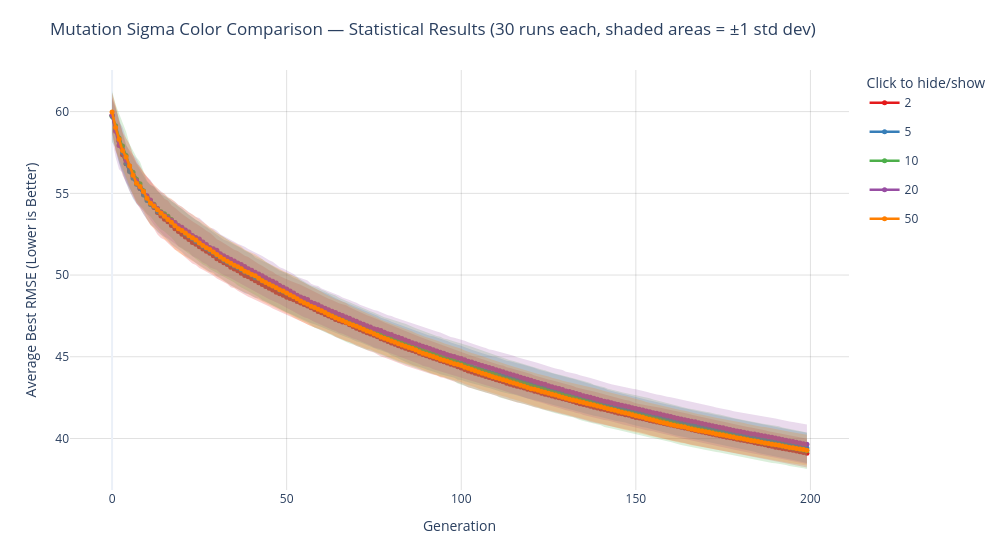

Here is the notebook cell this chart was saved with:
### Code cell
sigma_color = [
    "2",
    "5",
    "10",
    "20",
    "50"
]

plot_statistical_comparison_interactive(
    sigma_color_statistical_comparison,
    labels=sigma_color,
    title="Mutation Sigma Color Comparison — Statistical Results (30 runs each, shaded areas = ±1 std dev)",
)

### Figure 1 — Plotly figure (JSON) as saved in the notebook; plotly's stock layout.template omitted (floating-point values rounded to 4 significant figures; data arrays with more than 128 entries replaced by an {"elided": "..."} marker saying what was removed)
{"data": [{"hoverinfo": "skip", "legendgroup": "2", "line": {"width": 0}, "mode": "lines", "name": "2 std upper", "showlegend": false, "type": "scatter", "x": {"elided": "200 int values"}, "y": {"elided": "200 float values"}}, {"fill": "tonexty", "fillcolor": "rgba(228,26,28, 0.20)", "hoverinfo": "skip", "legendgroup": "2", "line": {"width": 0}, "mode": "lines", "name": "2 std band", "showlegend": false, "type": "scatter", "x": {"elided": "200 int values"}, "y": {"elided": "200 float values"}}, {"customdata": {"elided": "200x1 float values"}, "hovertemplate": "Generation: %{x}<br>Mean: %{y:.5f}<br>Std: %{customdata[0]:.5f}<extra></extra>", "legendgroup": "2", "line": {"color": "rgb(228,26,28)", "width": 2.5}, "marker": {"size": 5}, "mode": "lines+markers", "name": "2", "type": "scatter", "x": {"elided": "200 int values"}, "y": {"elided": "200 float values"}}, {"hoverinfo": "skip", "legendgroup": "5", "line": {"width": 0}, "mode": "lines", "name": "5 std upper", "showlegend": false, "type": "scatter", "x": {"elided": "200 int values"}, "y": {"elided": "200 float values"}}, {"fill": "tonexty", "fillcolor": "rgba(55,126,184, 0.20)", "hoverinfo": "skip", "legendgroup": "5", "line": {"width": 0}, "mode": "lines", "name": "5 std band", "showlegend": false, "type": "scatter", "x": {"elided": "200 int values"}, "y": {"elided": "200 float values"}}, {"customdata": {"elided": "200x1 float values"}, "hovertemplate": "Generation: %{x}<br>Mean: %{y:.5f}<br>Std: %{customdata[0]:.5f}<extra></extra>", "legendgroup": "5", "line": {"color": "rgb(55,126,184)", "width": 2.5}, "marker": {"size": 5}, "mode": "lines+markers", "name": "5", "type": "scatter", "x": {"elided": "200 int values"}, "y": {"elided": "200 float values"}}, {"hoverinfo": "skip", "legendgroup": "10", "line": {"width": 0}, "mode": "lines", "name": "10 std upper", "showlegend": false, "type": "scatter", "x": {"elided": "200 int values"}, "y": {"elided": "200 float values"}}, {"fill": "tonexty", "fillcolor": "rgba(77,175,74, 0.20)", "hoverinfo": "skip", "legendgroup": "10", "line": {"width": 0}, "mode": "lines", "name": "10 std band", "showlegend": false, "type": "scatter", "x": {"elided": "200 int values"}, "y": {"elided": "200 float values"}}, {"customdata": {"elided": "200x1 float values"}, "hovertemplate": "Generation: %{x}<br>Mean: %{y:.5f}<br>Std: %{customdata[0]:.5f}<extra></extra>", "legendgroup": "10", "line": {"color": "rgb(77,175,74)", "width": 2.5}, "marker": {"size": 5}, "mode": "lines+markers", "name": "10", "type": "scatter", "x": {"elided": "200 int values"}, "y": {"elided": "200 float values"}}, {"hoverinfo": "skip", "legendgroup": "20", "line": {"width": 0}, "mode": "lines", "name": "20 std upper", "showlegend": false, "type": "scatter", "x": {"elided": "200 int values"}, "y": {"elided": "200 float values"}}, {"fill": "tonexty", "fillcolor": "rgba(152,78,163, 0.20)", "hoverinfo": "skip", "legendgroup": "20", "line": {"width": 0}, "mode": "lines", "name": "20 std band", "showlegend": false, "type": "scatter", "x": {"elided": "200 int values"}, "y": {"elided": "200 float values"}}, {"customdata": {"elided": "200x1 float values"}, "hovertemplate": "Generation: %{x}<br>Mean: %{y:.5f}<br>Std: %{customdata[0]:.5f}<extra></extra>", "legendgroup": "20", "line": {"color": "rgb(152,78,163)", "width": 2.5}, "marker": {"size": 5}, "mode": "lines+markers", "name": "20", "type": "scatter", "x": {"elided": "200 int values"}, "y": {"elided": "200 float values"}}, {"hoverinfo": "skip", "legendgroup": "50", "line": {"width": 0}, "mode": "lines", "name": "50 std upper", "showlegend": false, "type": "scatter", "x": {"elided": "200 int values"}, "y": {"elided": "200 float values"}}, {"fill": "tonexty", "fillcolor": "rgba(255,127,0, 0.20)", "hoverinfo": "skip", "legendgroup": "50", "line": {"width": 0}, "mode": "lines", "name": "50 std band", "showlegend": false, "type": "scatter", "x": {"elided": "200 int values"}, "y": {"elided": "200 float values"}}, {"customdata": {"elided": "200x1 float values"}, "hovertemplate": "Generation: %{x}<br>Mean: %{y:.5f}<br>Std: %{customdata[0]:.5f}<extra></extra>", "legendgroup": "50", "line": {"color": "rgb(255,127,0)", "width": 2.5}, "marker": {"size": 5}, "mode": "lines+markers", "name": "50", "type": "scatter", "x": {"elided": "200 int values"}, "y": {"elided": "200 float values"}}], "layout": {"height": 550, "hovermode": "x unified", "legend": {"itemclick": "toggle", "itemdoubleclick": "toggleothers", "title": {"text": "Click to hide/show"}}, "margin": {"b": 60, "l": 70, "r": 30, "t": 70}, "title": {"text": "Mutation Sigma Color Comparison — Statistical Results (30 runs each, shaded areas = ±1 std dev)"}, "width": 1000, "xaxis": {"gridcolor": "rgba(0,0,0,0.12)", "showgrid": true, "title": {"text": "Generation"}}, "yaxis": {"gridcolor": "rgba(0,0,0,0.12)", "showgrid": true, "title": {"text": "Average Best RMSE (Lower is Better)"}}}}
